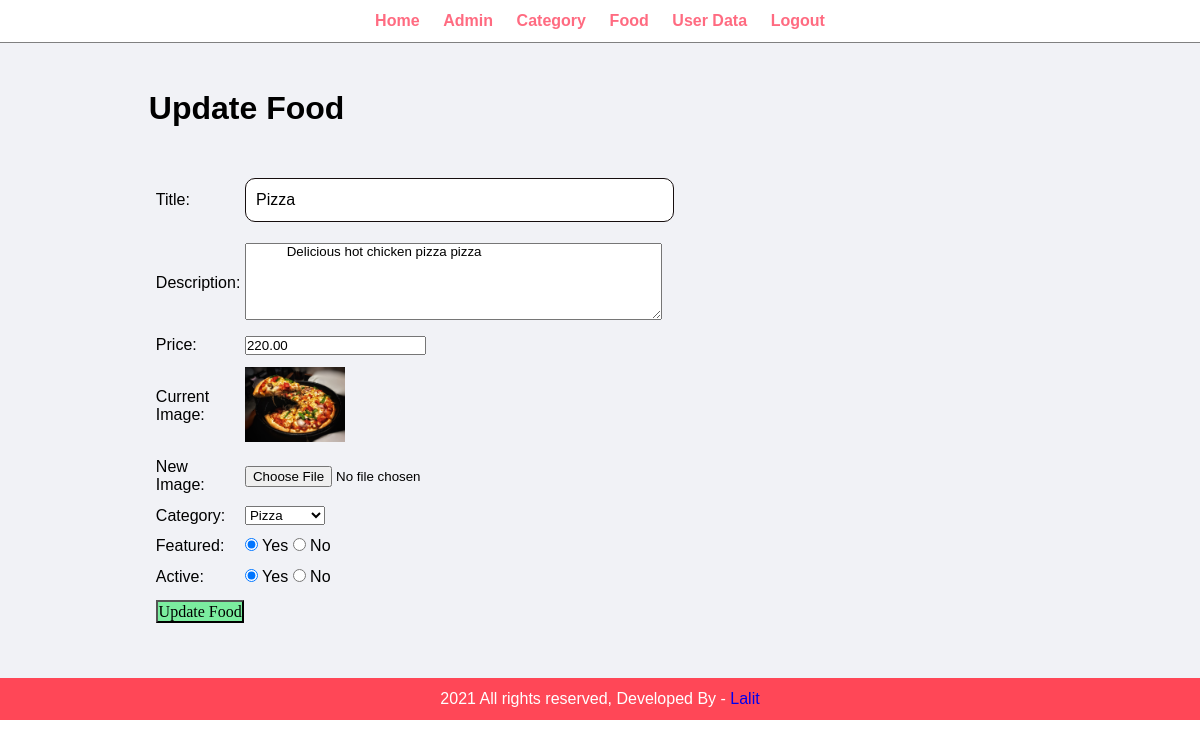
Screenshot of /admin/update-food.php?id=1 (signed in) with the database file from the repository.
### tables this page shows
CREATE TABLE `tbl_food` (
  `id` int(10) UNSIGNED NOT NULL,
  `title` varchar(100) NOT NULL,
  `description` text NOT NULL,
  `price` decimal(10,2) NOT NULL,
  `image_name` varchar(255) NOT NULL,
  `category_id` int(10) UNSIGNED NOT NULL,
  `featured` varchar(10) NOT NULL,
  `active` varchar(10) NOT NULL
);

CREATE TABLE `tbl_category` (
  `id` int(10) UNSIGNED NOT NULL,
  `title` varchar(100) NOT NULL,
  `image_name` varchar(255) NOT NULL,
  `featured` varchar(10) NOT NULL,
  `active` varchar(10) NOT NULL
);

### admin/update-food.php (the view, shortened to what this page needs)
<?php include('partials/menu.php'); ?>
<div class="main-content">
    <div class="wrapper">
        <h1> Update Food</h1>
        <br><br>
        <?php
            if(isset($_GET['id']))
            {
                $id= $_GET['id'];
                $sql2="SELECT * FROM tbl_food WHERE id=$id";
                $res2=mysqli_query($conn ,$sql2);
                $count =mysqli_num_rows($res2);
                if($count==1)
                {
                    $row2=mysqli_fetch_assoc($res2);
                    $title=$row2['title'];
                    $description=$row2['description'];
                    $price=$row2['price'];
                    $current_image=$row2['image_name'];
                    $current_category=$row2['category_id'];
                    $featured =$row2['featured'];
                    $active =$row2['active'];
                }
                else
                {
                    $_SESSION['no-food-found']= "<div class='error'>Food Not Found. </div>";
                    header('location:'.SITEURL.'admin/manage-food.php');
                }
            }
            else
            {
                header('location:'.SITEURL.'admin/manage-food.php');
            }
        ?>
        <form action="" method="POST" enctype="multipart/form-data">
                <table class="tbl-30">
                    <tr>
                        <td>Title:</td>
                        <td>
                            <input type="text" name="title" value="<?php  echo $title; ?>">
                        </td>
                    </tr>
                    <tr>
                        <td>Description:</td>
                        <td>
                            <textarea name="description" rows="5" cols="50"> <?php  echo $description; ?> </textarea>
                        </td>
                    </tr>
                    <tr>
                        <td>Price:</td>
                        <td>
                            <input type="number" name="price" value="<?php  echo $price; ?>">
                        </td>
                    </tr>
                    <tr>
                        <td>Current Image:</td>
                        <td>
                            <?php
                                if($current_image !="")
                                {
                                    ?>
                                    <img src="<?php echo SITEURL; ?>images/food/<?php echo $current_image; ?>" width="100px">
                                    <?php
                                }
                                else
                                {
                                    echo "<div class='error'>Image not available</div>";
                                }
                            ?>
                        </td>
                    </tr>
                    <tr>
                        <td>New Image:</td>
                        <td>
                            <input type="file" name="image">
                        </td>
                    </tr>
                    <tr>
                        <td>Category: </td>
                        <td>
                            <select name="category">
                            <?php
                                $sql="SELECT * FROM tbl_category WHERE active='Yes'";
                                $res= mysqli_query($conn, $sql);
                                $count =mysqli_num_rows($res);
                                if($count>0)
                                {
                                    while($row=mysqli_fetch_assoc($res))
                                    {
                                        $category_title=$row['title'];
                                        $category_id=$row['id'];
                                        ?>
                                           <option <?php if($current_category==$category_id){echo "selected";} ?> value="<?php echo $category_id;?>"><?php echo $category_title;?></option>;
                                        <?php
                                    }
                                }
                                else
                                {
                                    ?>
                                        echo "<option value='0'>Category Not Avialable.</option>";
                                    <?php
                                }
                            ?>
                            </select>
                        </td>
                    </tr>
                    <tr>
                        <td>Featured:</td>
                        <td>
                            <input <?php if($featured=="Yes"){echo "checked";}?> type="radio" name="featured" value="Yes"> Yes
                            <input <?php if($featured=="No"){echo "checked";}?> type="radio" name="featured" value="No"> No
                        </td>
                    </tr>
                <tr>
                    <td>Active:</td>
                    <td>
                        <input <?php if($active=="Yes"){echo "checked";}?> type="radio" name="active" value="Yes"> Yes
                        <input <?php if($active=="No"){echo "checked";}?> type="radio" name="active" value="No"> No
                    </td>
                </tr>
                <tr>
                    <tr>
                        <td colspan="">
                            <input type="submit" name="submit" value="Update Food" class="btn-secondary">
                        </td>
                    </tr>
                </table>
            </form>
    </div>
</div>
<?php include("partials/footer.php");?>

### css/admin.css (style rules this page uses)
* { margin: 0; padding: 0; font-family: Arial, Helvetica, sans-serif; }
.wrapper { padding: 1%; width: 80%; margin: 0 auto; }
.tbl-30 { width: 30%; }
table tr td { padding: 1%; }
.btn-secondary { background-color: #7bed9f; padding: 1%; color: black; text-decoration: none; font-family: bold; font-size: 1rem; }
.main-content { background-color: #f1f2f6; padding: 3%; }
input[type=text], input[type=password] { width: 100%; margin: 8px 0; display: inline-block; border: 1.5px solid rgb(22, 14, 14); padding: 12px 10px; border-radius: 10px; font-size: 1rem; }

### rows the page displays
tbl_food: title "Pizza", description "Delicious hot chicken pizza pizza", price "220.00", image_name (picture), category "Pizza", featured "☑", active "☑"
